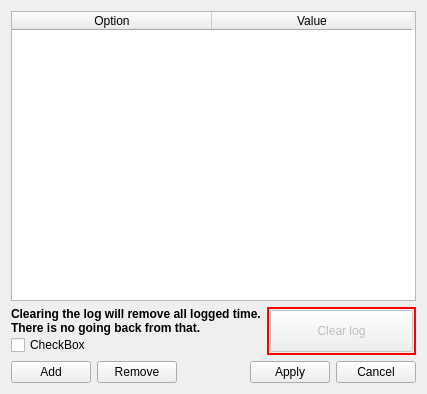
<?xml version="1.0" encoding="UTF-8"?>
<ui version="4.0">
 <class>WLConfigBrowser</class>
 <widget class="QWidget" name="WLConfigBrowser">
  <property name="geometry">
   <rect>
    <x>0</x>
    <y>0</y>
    <width>427</width>
    <height>394</height>
   </rect>
  </property>
  <property name="windowTitle">
   <string>Configuration</string>
  </property>
  <layout class="QVBoxLayout" name="verticalLayout">
   <item>
    <widget class="QTableWidget" name="OptionsTable">
     <property name="selectionMode">
      <enum>QAbstractItemView::SingleSelection</enum>
     </property>
     <property name="selectionBehavior">
      <enum>QAbstractItemView::SelectRows</enum>
     </property>
     <property name="columnCount">
      <number>2</number>
     </property>
     <attribute name="horizontalHeaderDefaultSectionSize">
      <number>200</number>
     </attribute>
     <attribute name="horizontalHeaderHighlightSections">
      <bool>false</bool>
     </attribute>
     <attribute name="horizontalHeaderStretchLastSection">
      <bool>false</bool>
     </attribute>
     <attribute name="verticalHeaderVisible">
      <bool>false</bool>
     </attribute>
     <column>
      <property name="text">
       <string>Option</string>
      </property>
     </column>
     <column>
      <property name="text">
       <string>Value</string>
      </property>
     </column>
    </widget>
   </item>
   <item>
    <layout class="QHBoxLayout" name="horizontalLayout_2">
     <item>
      <layout class="QVBoxLayout" name="verticalLayout_2">
       <property name="spacing">
        <number>0</number>
       </property>
       <item>
        <widget class="QLabel" name="label">
         <property name="font">
          <font>
           <weight>75</weight>
           <bold>true</bold>
          </font>
         </property>
         <property name="text">
          <string>Clearing the log will remove all logged time.
There is no going back from that.</string>
         </property>
         <property name="textFormat">
          <enum>Qt::AutoText</enum>
         </property>
        </widget>
       </item>
       <item>
        <widget class="QCheckBox" name="UnlockCheckbox">
         <property name="text">
          <string>CheckBox</string>
         </property>
        </widget>
       </item>
      </layout>
     </item>
     <item>
      <widget class="QFrame" name="DangerZoneFrame">
       <property name="styleSheet">
        <string notr="true">#DangerZoneFrame {
	border: 2px solid;
	border-color: red;
}</string>
       </property>
       <property name="frameShape">
        <enum>QFrame::StyledPanel</enum>
       </property>
       <property name="frameShadow">
        <enum>QFrame::Raised</enum>
       </property>
       <layout class="QVBoxLayout" name="verticalLayout_3">
        <property name="spacing">
         <number>1</number>
        </property>
        <property name="margin">
         <number>1</number>
        </property>
        <item>
         <widget class="QPushButton" name="ClearButton">
          <property name="enabled">
           <bool>false</bool>
          </property>
          <property name="sizePolicy">
           <sizepolicy hsizetype="Minimum" vsizetype="Minimum">
            <horstretch>0</horstretch>
            <verstretch>0</verstretch>
           </sizepolicy>
          </property>
          <property name="text">
           <string>Clear log</string>
          </property>
          <property name="icon">
           <iconset theme="edit-delete"/>
          </property>
         </widget>
        </item>
       </layout>
      </widget>
     </item>
    </layout>
   </item>
   <item>
    <layout class="QHBoxLayout" name="horizontalLayout">
     <item>
      <widget class="QPushButton" name="AddButton">
       <property name="text">
        <string>Add</string>
       </property>
       <property name="icon">
        <iconset theme="list-add"/>
       </property>
      </widget>
     </item>
     <item>
      <widget class="QPushButton" name="RemoveButton">
       <property name="text">
        <string>Remove</string>
       </property>
       <property name="icon">
        <iconset theme="list-remove"/>
       </property>
      </widget>
     </item>
     <item>
      <spacer name="horizontalSpacer">
       <property name="orientation">
        <enum>Qt::Horizontal</enum>
       </property>
       <property name="sizeHint" stdset="0">
        <size>
         <width>40</width>
         <height>20</height>
        </size>
       </property>
      </spacer>
     </item>
     <item>
      <widget class="QPushButton" name="ApplyButton">
       <property name="text">
        <string>Apply</string>
       </property>
       <property name="icon">
        <iconset theme="ok"/>
       </property>
      </widget>
     </item>
     <item>
      <widget class="QPushButton" name="CancelButton">
       <property name="text">
        <string>Cancel</string>
       </property>
       <property name="icon">
        <iconset theme="process-stop"/>
       </property>
      </widget>
     </item>
    </layout>
   </item>
  </layout>
 </widget>
 <resources/>
 <connections/>
</ui>
